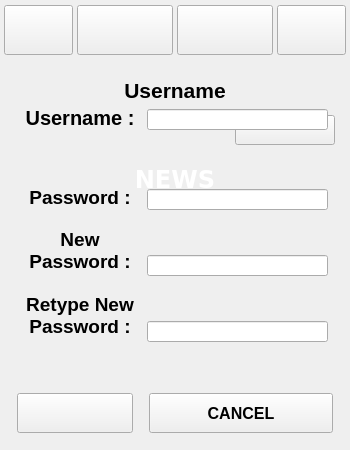
<?xml version="1.0" encoding="UTF-8"?>
<ui version="4.0">
 <class>OpenCodeGames</class>
 <widget class="QWidget" name="OpenCodeGames">
  <property name="geometry">
   <rect>
    <x>0</x>
    <y>0</y>
    <width>350</width>
    <height>450</height>
   </rect>
  </property>
  <property name="minimumSize">
   <size>
    <width>350</width>
    <height>450</height>
   </size>
  </property>
  <property name="maximumSize">
   <size>
    <width>350</width>
    <height>450</height>
   </size>
  </property>
  <property name="windowTitle">
   <string>OpenCodeGames</string>
  </property>
  <widget class="QWidget" name="Menu" native="true">
   <property name="geometry">
    <rect>
     <x>0</x>
     <y>0</y>
     <width>350</width>
     <height>450</height>
    </rect>
   </property>
   <property name="styleSheet">
    <string notr="true">#Menu{ background-image: url(:/images/Menu.png); }</string>
   </property>
   <widget class="QWidget" name="CenterWidget" native="true">
    <property name="enabled">
     <bool>true</bool>
    </property>
    <property name="geometry">
     <rect>
      <x>5</x>
      <y>65</y>
      <width>340</width>
      <height>380</height>
     </rect>
    </property>
    <widget class="QWidget" name="HomeCenterWidget" native="true">
     <property name="geometry">
      <rect>
       <x>0</x>
       <y>0</y>
       <width>340</width>
       <height>380</height>
      </rect>
     </property>
     <property name="font">
      <font>
       <pointsize>12</pointsize>
       <weight>75</weight>
       <italic>false</italic>
       <bold>true</bold>
      </font>
     </property>
     <property name="styleSheet">
      <string notr="true">#HomeCenterWidget{ background-image: url(:/images/HomeCenterWidget.png); }</string>
     </property>
     <widget class="QLabel" name="UserNameValue">
      <property name="geometry">
       <rect>
        <x>5</x>
        <y>5</y>
        <width>330</width>
        <height>40</height>
       </rect>
      </property>
      <property name="font">
       <font>
        <pointsize>16</pointsize>
        <weight>75</weight>
        <italic>false</italic>
        <bold>true</bold>
       </font>
      </property>
      <property name="text">
       <string>Username</string>
      </property>
      <property name="alignment">
       <set>Qt::AlignCenter</set>
      </property>
     </widget>
     <widget class="QLabel" name="NEWSLabel">
      <property name="geometry">
       <rect>
        <x>5</x>
        <y>100</y>
        <width>330</width>
        <height>25</height>
       </rect>
      </property>
      <property name="font">
       <font>
        <pointsize>18</pointsize>
        <weight>75</weight>
        <bold>true</bold>
       </font>
      </property>
      <property name="styleSheet">
       <string notr="true"/>
      </property>
      <property name="text">
       <string>&lt;html&gt;&lt;head/&gt;&lt;body&gt;&lt;pre style=&quot; margin-top:12px; margin-bottom:12px; margin-left:0px; margin-right:0px; -qt-block-indent:0; text-indent:0px;&quot;&gt;&lt;span style=&quot; font-family:'Hack'; color:#ffffff;&quot;&gt;NEWS&lt;/span&gt;&lt;/pre&gt;&lt;/body&gt;&lt;/html&gt;</string>
      </property>
      <property name="alignment">
       <set>Qt::AlignHCenter|Qt::AlignTop</set>
      </property>
     </widget>
     <widget class="QPushButton" name="StatisticsButton">
      <property name="geometry">
       <rect>
        <x>230</x>
        <y>50</y>
        <width>100</width>
        <height>30</height>
       </rect>
      </property>
      <property name="font">
       <font>
        <pointsize>12</pointsize>
        <weight>75</weight>
        <bold>true</bold>
       </font>
      </property>
      <property name="styleSheet">
       <string notr="true">#StatisticsButton{ border-image: url(:/images/StatisticsButton.png); }
#StatisticsButton:pressed{ border-image: url(:/images/StatisticsButtonPressed.png); }</string>
      </property>
      <property name="text">
       <string/>
      </property>
     </widget>
     <widget class="QWidget" name="ProgressWidget" native="true">
      <property name="geometry">
       <rect>
        <x>55</x>
        <y>55</y>
        <width>162</width>
        <height>12</height>
       </rect>
      </property>
      <property name="styleSheet">
       <string notr="true">#ProgressWidget{ background-image: url(:/images/ProgressBarDeactived.png); }</string>
      </property>
      <widget class="QWidget" name="ProgressBar" native="true">
       <property name="geometry">
        <rect>
         <x>0</x>
         <y>0</y>
         <width>0</width>
         <height>0</height>
        </rect>
       </property>
       <property name="styleSheet">
        <string notr="true"/>
       </property>
       <widget class="QWidget" name="ProgressBarImage" native="true">
        <property name="geometry">
         <rect>
          <x>0</x>
          <y>0</y>
          <width>162</width>
          <height>12</height>
         </rect>
        </property>
        <property name="styleSheet">
         <string notr="true">#ProgressBarImage{ background-image: url(:/images/ProgressBarActived.png); }</string>
        </property>
       </widget>
      </widget>
     </widget>
     <widget class="QLabel" name="ProgressLevel">
      <property name="geometry">
       <rect>
        <x>14</x>
        <y>52</y>
        <width>34</width>
        <height>24</height>
       </rect>
      </property>
      <property name="font">
       <font>
        <pointsize>14</pointsize>
        <weight>75</weight>
        <bold>true</bold>
       </font>
      </property>
      <property name="text">
       <string/>
      </property>
      <property name="alignment">
       <set>Qt::AlignCenter</set>
      </property>
     </widget>
     <widget class="QLabel" name="ProgressValue">
      <property name="geometry">
       <rect>
        <x>54</x>
        <y>66</y>
        <width>164</width>
        <height>12</height>
       </rect>
      </property>
      <property name="font">
       <font>
        <pointsize>7</pointsize>
        <weight>75</weight>
        <italic>false</italic>
        <bold>true</bold>
       </font>
      </property>
      <property name="styleSheet">
       <string notr="true"/>
      </property>
      <property name="text">
       <string/>
      </property>
      <property name="alignment">
       <set>Qt::AlignCenter</set>
      </property>
     </widget>
    </widget>
    <widget class="QWidget" name="PlayCenterWidget" native="true">
     <property name="enabled">
      <bool>true</bool>
     </property>
     <property name="geometry">
      <rect>
       <x>0</x>
       <y>0</y>
       <width>340</width>
       <height>380</height>
      </rect>
     </property>
     <property name="font">
      <font>
       <pointsize>12</pointsize>
       <weight>75</weight>
       <italic>false</italic>
       <bold>true</bold>
      </font>
     </property>
     <property name="styleSheet">
      <string notr="true">#PlayCenterWidget{ background-image: url(:/images/PlayCenterWidget.png); }</string>
     </property>
    </widget>
    <widget class="QWidget" name="SettingsCenterWidget" native="true">
     <property name="enabled">
      <bool>true</bool>
     </property>
     <property name="geometry">
      <rect>
       <x>0</x>
       <y>0</y>
       <width>340</width>
       <height>380</height>
      </rect>
     </property>
     <property name="font">
      <font>
       <pointsize>12</pointsize>
       <weight>75</weight>
       <italic>false</italic>
       <bold>true</bold>
      </font>
     </property>
     <property name="styleSheet">
      <string notr="true">#SettingsCenterWidget { background-image: url(:/images/SettingsCenterWidget.png); }</string>
     </property>
     <widget class="QLabel" name="SUsernameLabel">
      <property name="geometry">
       <rect>
        <x>10</x>
        <y>40</y>
        <width>130</width>
        <height>25</height>
       </rect>
      </property>
      <property name="font">
       <font>
        <pointsize>15</pointsize>
        <weight>75</weight>
        <italic>false</italic>
        <bold>true</bold>
       </font>
      </property>
      <property name="text">
       <string>Username :</string>
      </property>
      <property name="alignment">
       <set>Qt::AlignCenter</set>
      </property>
     </widget>
     <widget class="QLineEdit" name="SUsernameValue">
      <property name="geometry">
       <rect>
        <x>142</x>
        <y>44</y>
        <width>181</width>
        <height>21</height>
       </rect>
      </property>
      <property name="font">
       <font>
        <pointsize>12</pointsize>
        <weight>75</weight>
        <bold>true</bold>
       </font>
      </property>
      <property name="styleSheet">
       <string notr="true">border-image: url(:/images/SettingsText.png);</string>
      </property>
      <property name="maxLength">
       <number>16</number>
      </property>
      <property name="frame">
       <bool>true</bool>
      </property>
     </widget>
     <widget class="QLabel" name="SPasswordLabel">
      <property name="geometry">
       <rect>
        <x>10</x>
        <y>120</y>
        <width>130</width>
        <height>25</height>
       </rect>
      </property>
      <property name="font">
       <font>
        <pointsize>14</pointsize>
        <weight>75</weight>
        <italic>false</italic>
        <bold>true</bold>
       </font>
      </property>
      <property name="text">
       <string>Password :</string>
      </property>
      <property name="alignment">
       <set>Qt::AlignCenter</set>
      </property>
     </widget>
     <widget class="QLineEdit" name="SPasswordValue">
      <property name="geometry">
       <rect>
        <x>142</x>
        <y>124</y>
        <width>181</width>
        <height>21</height>
       </rect>
      </property>
      <property name="font">
       <font>
        <pointsize>12</pointsize>
        <weight>75</weight>
        <bold>true</bold>
       </font>
      </property>
      <property name="styleSheet">
       <string notr="true">border-image: url(:/images/SettingsText.png);</string>
      </property>
      <property name="maxLength">
       <number>32</number>
      </property>
      <property name="frame">
       <bool>true</bool>
      </property>
     </widget>
     <widget class="QLabel" name="SNewPasswordLabel">
      <property name="geometry">
       <rect>
        <x>10</x>
        <y>160</y>
        <width>130</width>
        <height>50</height>
       </rect>
      </property>
      <property name="font">
       <font>
        <pointsize>14</pointsize>
        <weight>75</weight>
        <italic>false</italic>
        <bold>true</bold>
       </font>
      </property>
      <property name="text">
       <string>New
Password :</string>
      </property>
      <property name="alignment">
       <set>Qt::AlignCenter</set>
      </property>
     </widget>
     <widget class="QLineEdit" name="SNewPasswordValue">
      <property name="geometry">
       <rect>
        <x>142</x>
        <y>190</y>
        <width>181</width>
        <height>21</height>
       </rect>
      </property>
      <property name="font">
       <font>
        <pointsize>12</pointsize>
        <weight>75</weight>
        <bold>true</bold>
       </font>
      </property>
      <property name="styleSheet">
       <string notr="true">border-image: url(:/images/SettingsText.png);</string>
      </property>
      <property name="maxLength">
       <number>32</number>
      </property>
      <property name="frame">
       <bool>true</bool>
      </property>
     </widget>
     <widget class="QLineEdit" name="SRetypeNewPasswordValue">
      <property name="geometry">
       <rect>
        <x>142</x>
        <y>256</y>
        <width>181</width>
        <height>21</height>
       </rect>
      </property>
      <property name="font">
       <font>
        <pointsize>12</pointsize>
        <weight>75</weight>
        <bold>true</bold>
       </font>
      </property>
      <property name="styleSheet">
       <string notr="true">border-image: url(:/images/SettingsText.png);</string>
      </property>
      <property name="maxLength">
       <number>32</number>
      </property>
      <property name="frame">
       <bool>true</bool>
      </property>
     </widget>
     <widget class="QLabel" name="SRetypeNewPasswordLabel">
      <property name="geometry">
       <rect>
        <x>10</x>
        <y>225</y>
        <width>130</width>
        <height>50</height>
       </rect>
      </property>
      <property name="font">
       <font>
        <pointsize>14</pointsize>
        <weight>75</weight>
        <italic>false</italic>
        <bold>true</bold>
       </font>
      </property>
      <property name="text">
       <string>Retype New
Password :</string>
      </property>
      <property name="alignment">
       <set>Qt::AlignCenter</set>
      </property>
     </widget>
     <widget class="QPushButton" name="SSaveButton">
      <property name="geometry">
       <rect>
        <x>12</x>
        <y>328</y>
        <width>116</width>
        <height>40</height>
       </rect>
      </property>
      <property name="styleSheet">
       <string notr="true">#SSaveButton{ border-image: url(:/images/SaveButton.png); }
#SSaveButton:pressed{ border-image: url(:/images/SaveButtonPressed.png); }</string>
      </property>
      <property name="text">
       <string/>
      </property>
     </widget>
     <widget class="QPushButton" name="SCancelButton">
      <property name="geometry">
       <rect>
        <x>144</x>
        <y>328</y>
        <width>184</width>
        <height>40</height>
       </rect>
      </property>
      <property name="text">
       <string>CANCEL</string>
      </property>
     </widget>
    </widget>
   </widget>
   <widget class="QWidget" name="MenuBar" native="true">
    <property name="geometry">
     <rect>
      <x>0</x>
      <y>0</y>
      <width>350</width>
      <height>60</height>
     </rect>
    </property>
    <property name="styleSheet">
     <string notr="true">#MenuBar{ background-image: url(:/images/MenuBar.png); }</string>
    </property>
    <widget class="QPushButton" name="HomeButton">
     <property name="geometry">
      <rect>
       <x>4</x>
       <y>5</y>
       <width>69</width>
       <height>50</height>
      </rect>
     </property>
     <property name="styleSheet">
      <string notr="true">#HomeButton{ border-image: url(:/images/HomeButton.png); }
#HomeButton:pressed{ border-image: url(:/images/HomeButtonPressed.png); }</string>
     </property>
     <property name="text">
      <string/>
     </property>
    </widget>
    <widget class="QPushButton" name="PlayButton">
     <property name="geometry">
      <rect>
       <x>177</x>
       <y>5</y>
       <width>96</width>
       <height>50</height>
      </rect>
     </property>
     <property name="font">
      <font>
       <pointsize>12</pointsize>
       <weight>75</weight>
       <bold>true</bold>
      </font>
     </property>
     <property name="styleSheet">
      <string notr="true">#PlayButton{ border-image: url(:/images/PlayButton.png); }
#PlayButton:pressed{ border-image: url(:/images/PlayButtonPressed.png); }</string>
     </property>
     <property name="text">
      <string/>
     </property>
    </widget>
    <widget class="QPushButton" name="QuitButton">
     <property name="geometry">
      <rect>
       <x>277</x>
       <y>5</y>
       <width>69</width>
       <height>50</height>
      </rect>
     </property>
     <property name="styleSheet">
      <string notr="true">#QuitButton{ border-image: url(:/images/QuitButton.png); }
#QuitButton:pressed{ border-image: url(:/images/QuitButtonPressed.png); }</string>
     </property>
     <property name="text">
      <string/>
     </property>
    </widget>
    <widget class="QPushButton" name="SettingsButton">
     <property name="geometry">
      <rect>
       <x>77</x>
       <y>5</y>
       <width>96</width>
       <height>50</height>
      </rect>
     </property>
     <property name="font">
      <font>
       <pointsize>12</pointsize>
       <weight>75</weight>
       <italic>false</italic>
       <bold>true</bold>
      </font>
     </property>
     <property name="styleSheet">
      <string notr="true">#SettingsButton{ border-image: url(:/images/SettingsButton.png); }
#SettingsButton:pressed{ border-image: url(:/images/SettingsButtonPressed.png); }</string>
     </property>
     <property name="text">
      <string/>
     </property>
    </widget>
   </widget>
  </widget>
 </widget>
 <layoutdefault spacing="6" margin="11"/>
 <resources/>
 <connections/>
</ui>
